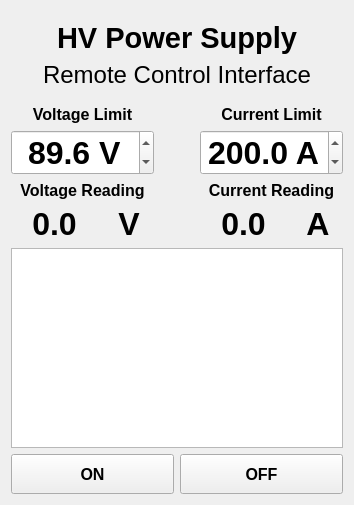
       <widget class="QWidget" name="tabPowerSupply">
        <attribute name="title">
         <string>Power Supply</string>
        </attribute>
        <layout class="QVBoxLayout" name="verticalLayout_6">
         <item>
          <spacer name="vSpacerPSU">
           <property name="orientation">
            <enum>Qt::Vertical</enum>
           </property>
           <property name="sizeType">
            <enum>QSizePolicy::Fixed</enum>
           </property>
           <property name="sizeHint" stdset="0">
            <size>
             <width>20</width>
             <height>10</height>
            </size>
           </property>
          </spacer>
         </item>
         <item>
          <widget class="QLabel" name="labelPSU">
           <property name="sizePolicy">
            <sizepolicy hsizetype="Minimum" vsizetype="Minimum">
             <horstretch>0</horstretch>
             <verstretch>0</verstretch>
            </sizepolicy>
           </property>
           <property name="font">
            <font>
             <pointsize>22</pointsize>
             <weight>75</weight>
             <bold>true</bold>
            </font>
           </property>
           <property name="text">
            <string>HV Power Supply</string>
           </property>
           <property name="alignment">
            <set>Qt::AlignCenter</set>
           </property>
          </widget>
         </item>
         <item>
          <widget class="QLabel" name="labelPSURIS">
           <property name="sizePolicy">
            <sizepolicy hsizetype="Minimum" vsizetype="Minimum">
             <horstretch>0</horstretch>
             <verstretch>0</verstretch>
            </sizepolicy>
           </property>
           <property name="font">
            <font>
             <pointsize>18</pointsize>
             <weight>50</weight>
             <bold>false</bold>
            </font>
           </property>
           <property name="text">
            <string>Remote Control Interface</string>
           </property>
           <property name="alignment">
            <set>Qt::AlignCenter</set>
           </property>
          </widget>
         </item>
         <item>
          <spacer name="vSpacerPSU_2">
           <property name="orientation">
            <enum>Qt::Vertical</enum>
           </property>
           <property name="sizeType">
            <enum>QSizePolicy::Fixed</enum>
           </property>
           <property name="sizeHint" stdset="0">
            <size>
             <width>20</width>
             <height>10</height>
            </size>
           </property>
          </spacer>
         </item>
         <item>
          <layout class="QHBoxLayout" name="hLayoutVoltCurr">
           <item>
            <layout class="QVBoxLayout" name="vLayoutPSUVoltage">
             <item>
              <widget class="QLabel" name="labelPSUVoltage">
               <property name="font">
                <font>
                 <pointsize>12</pointsize>
                 <weight>75</weight>
                 <bold>true</bold>
                </font>
               </property>
               <property name="text">
                <string>Voltage Limit</string>
               </property>
               <property name="alignment">
                <set>Qt::AlignCenter</set>
               </property>
               <property name="margin">
                <number>3</number>
               </property>
              </widget>
             </item>
             <item>
              <widget class="QDoubleSpinBox" name="spinBoxPSUVoltage">
               <property name="sizePolicy">
                <sizepolicy hsizetype="Expanding" vsizetype="Fixed">
                 <horstretch>0</horstretch>
                 <verstretch>0</verstretch>
                </sizepolicy>
               </property>
               <property name="font">
                <font>
                 <pointsize>24</pointsize>
                 <weight>75</weight>
                 <bold>true</bold>
                </font>
               </property>
               <property name="layoutDirection">
                <enum>Qt::LeftToRight</enum>
               </property>
               <property name="alignment">
                <set>Qt::AlignCenter</set>
               </property>
               <property name="suffix">
                <string> V</string>
               </property>
               <property name="decimals">
                <number>1</number>
               </property>
               <property name="maximum">
                <double>150.000000000000000</double>
               </property>
               <property name="singleStep">
                <double>0.100000000000000</double>
               </property>
               <property name="value">
                <double>89.599999999999994</double>
               </property>
              </widget>
             </item>
            </layout>
           </item>
           <item>
            <spacer name="hSpacerPSU">
             <property name="orientation">
              <enum>Qt::Horizontal</enum>
             </property>
             <property name="sizeType">
              <enum>QSizePolicy::Fixed</enum>
             </property>
             <property name="sizeHint" stdset="0">
              <size>
               <width>40</width>
               <height>20</height>
              </size>
             </property>
            </spacer>
           </item>
           <item>
            <layout class="QVBoxLayout" name="vLayoutPSUCurrent">
             <item>
              <widget class="QLabel" name="labelPSUCurrent">
               <property name="font">
                <font>
                 <pointsize>12</pointsize>
                 <weight>75</weight>
                 <bold>true</bold>
                </font>
               </property>
               <property name="text">
                <string>Current Limit</string>
               </property>
               <property name="alignment">
                <set>Qt::AlignCenter</set>
               </property>
               <property name="margin">
                <number>3</number>
               </property>
              </widget>
             </item>
             <item>
              <widget class="QDoubleSpinBox" name="spinBoxPSUCurrent">
               <property name="sizePolicy">
                <sizepolicy hsizetype="Expanding" vsizetype="Fixed">
                 <horstretch>0</horstretch>
                 <verstretch>0</verstretch>
                </sizepolicy>
               </property>
               <property name="font">
                <font>
                 <pointsize>24</pointsize>
                 <weight>75</weight>
                 <bold>true</bold>
                </font>
               </property>
               <property name="layoutDirection">
                <enum>Qt::LeftToRight</enum>
               </property>
               <property name="alignment">
                <set>Qt::AlignCenter</set>
               </property>
               <property name="suffix">
                <string> A</string>
               </property>
               <property name="decimals">
                <number>1</number>
               </property>
               <property name="maximum">
                <double>275.000000000000000</double>
               </property>
               <property name="singleStep">
                <double>0.100000000000000</double>
               </property>
               <property name="value">
                <double>200.000000000000000</double>
               </property>
              </widget>
             </item>
            </layout>
           </item>
          </layout>
         </item>
         <item>
          <layout class="QHBoxLayout" name="hLayoutVoltCurr_2">
           <item>
            <layout class="QVBoxLayout" name="vLayoutPSUVoltage_2">
             <item>
              <widget class="QLabel" name="labelPSUVoltage_2">
               <property name="font">
                <font>
                 <pointsize>12</pointsize>
                 <weight>75</weight>
                 <bold>true</bold>
                </font>
               </property>
               <property name="text">
                <string>Voltage Reading</string>
               </property>
               <property name="alignment">
                <set>Qt::AlignCenter</set>
               </property>
               <property name="margin">
                <number>3</number>
               </property>
              </widget>
             </item>
             <item>
              <layout class="QHBoxLayout" name="hLayoutTorque_2">
               <item>
                <widget class="QLabel" name="label">
                 <property name="sizePolicy">
                  <sizepolicy hsizetype="Expanding" vsizetype="Preferred">
                   <horstretch>0</horstretch>
                   <verstretch>0</verstretch>
                  </sizepolicy>
                 </property>
                 <property name="font">
                  <font>
                   <pointsize>24</pointsize>
                   <weight>75</weight>
                   <bold>true</bold>
                  </font>
                 </property>
                 <property name="text">
                  <string>0.0</string>
                 </property>
                 <property name="alignment">
                  <set>Qt::AlignCenter</set>
                 </property>
                </widget>
               </item>
               <item>
                <widget class="QLabel" name="labelTorqueUnits_2">
                 <property name="sizePolicy">
                  <sizepolicy hsizetype="Minimum" vsizetype="Preferred">
                   <horstretch>0</horstretch>
                   <verstretch>0</verstretch>
                  </sizepolicy>
                 </property>
                 <property name="minimumSize">
                  <size>
                   <width>50</width>
                   <height>0</height>
                  </size>
                 </property>
                 <property name="font">
                  <font>
                   <pointsize>24</pointsize>
                   <weight>75</weight>
                   <bold>true</bold>
                  </font>
                 </property>
                 <property name="text">
                  <string>V</string>
                 </property>
                 <property name="alignment">
                  <set>Qt::AlignCenter</set>
                 </property>
                 <property name="margin">
                  <number>5</number>
                 </property>
                </widget>
               </item>
              </layout>
             </item>
            </layout>
           </item>
           <item>
            <spacer name="hSpacerPSU_2">
             <property name="orientation">
              <enum>Qt::Horizontal</enum>
             </property>
             <property name="sizeType">
              <enum>QSizePolicy::Fixed</enum>
             </property>
             <property name="sizeHint" stdset="0">
              <size>
               <width>40</width>
               <height>20</height>
              </size>
             </property>
            </spacer>
           </item>
           <item>
            <layout class="QVBoxLayout" name="vLayoutPSUCurrent_3">
             <item>
              <widget class="QLabel" name="labelPSUCurrent_3">
               <property name="font">
                <font>
                 <pointsize>12</pointsize>
                 <weight>75</weight>
                 <bold>true</bold>
                </font>
               </property>
               <property name="text">
                <string>Current Reading</string>
               </property>
               <property name="alignment">
                <set>Qt::AlignCenter</set>
               </property>
               <property name="margin">
                <number>3</number>
               </property>
              </widget>
             </item>
             <item>
              <layout class="QHBoxLayout" name="hLayoutTorque_3">
               <item>
                <widget class="QLabel" name="label_2">
                 <property name="sizePolicy">
                  <sizepolicy hsizetype="Expanding" vsizetype="Preferred">
                   <horstretch>0</horstretch>
                   <verstretch>0</verstretch>
                  </sizepolicy>
                 </property>
                 <property name="font">
                  <font>
                   <pointsize>24</pointsize>
                   <weight>75</weight>
                   <bold>true</bold>
                  </font>
                 </property>
                 <property name="text">
                  <string>0.0</string>
                 </property>
                 <property name="alignment">
                  <set>Qt::AlignCenter</set>
                 </property>
                </widget>
               </item>
               <item>
                <widget class="QLabel" name="labelTorqueUnits_3">
                 <property name="sizePolicy">
                  <sizepolicy hsizetype="Minimum" vsizetype="Preferred">
                   <horstretch>0</horstretch>
                   <verstretch>0</verstretch>
                  </sizepolicy>
                 </property>
                 <property name="minimumSize">
                  <size>
                   <width>50</width>
                   <height>0</height>
                  </size>
                 </property>
                 <property name="font">
                  <font>
                   <pointsize>24</pointsize>
                   <weight>75</weight>
                   <bold>true</bold>
                  </font>
                 </property>
                 <property name="text">
                  <string>A</string>
                 </property>
                 <property name="alignment">
                  <set>Qt::AlignCenter</set>
                 </property>
                 <property name="margin">
                  <number>5</number>
                 </property>
                </widget>
               </item>
              </layout>
             </item>
            </layout>
           </item>
          </layout>
         </item>
         <item>
          <widget class="PlotWidget" name="psuDataPlot">
           <property name="minimumSize">
            <size>
             <width>0</width>
             <height>200</height>
            </size>
           </property>
          </widget>
         </item>
         <item>
          <layout class="QHBoxLayout" name="hLayoutState">
           <item>
            <widget class="QPushButton" name="buttonPSUOn">
             <property name="minimumSize">
              <size>
               <width>0</width>
               <height>40</height>
              </size>
             </property>
             <property name="font">
              <font>
               <pointsize>12</pointsize>
               <weight>75</weight>
               <bold>true</bold>
              </font>
             </property>
             <property name="text">
              <string>ON</string>
             </property>
             <property name="checkable">
              <bool>false</bool>
             </property>
             <property name="default">
              <bool>false</bool>
             </property>
             <property name="flat">
              <bool>false</bool>
             </property>
            </widget>
           </item>
           <item>
            <widget class="QPushButton" name="buttonPSUOff">
             <property name="minimumSize">
              <size>
               <width>0</width>
               <height>40</height>
              </size>
             </property>
             <property name="font">
              <font>
               <pointsize>12</pointsize>
               <weight>75</weight>
               <bold>true</bold>
              </font>
             </property>
             <property name="text">
              <string>OFF</string>
             </property>
             <property name="checkable">
              <bool>false</bool>
             </property>
             <property name="default">
              <bool>false</bool>
             </property>
             <property name="flat">
              <bool>false</bool>
             </property>
            </widget>
           </item>
          </layout>
         </item>
        </layout>
       </widget>
